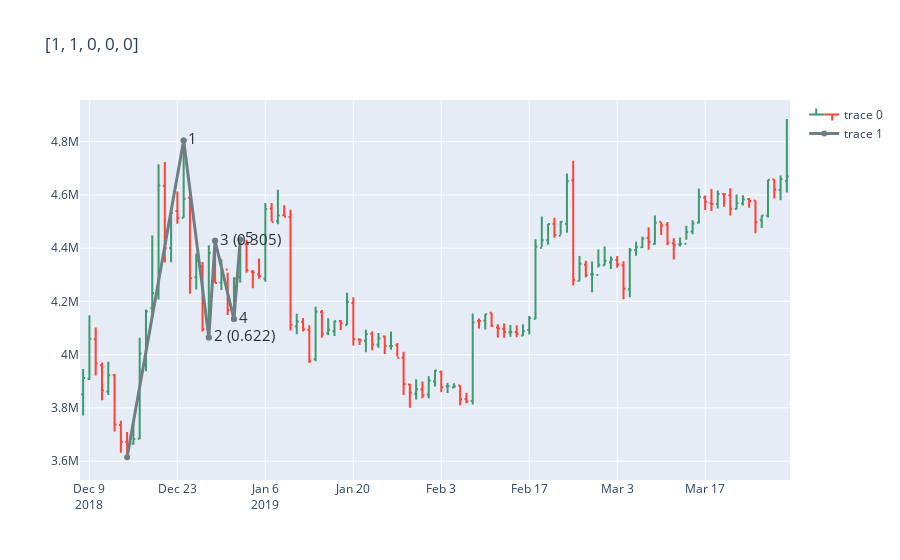
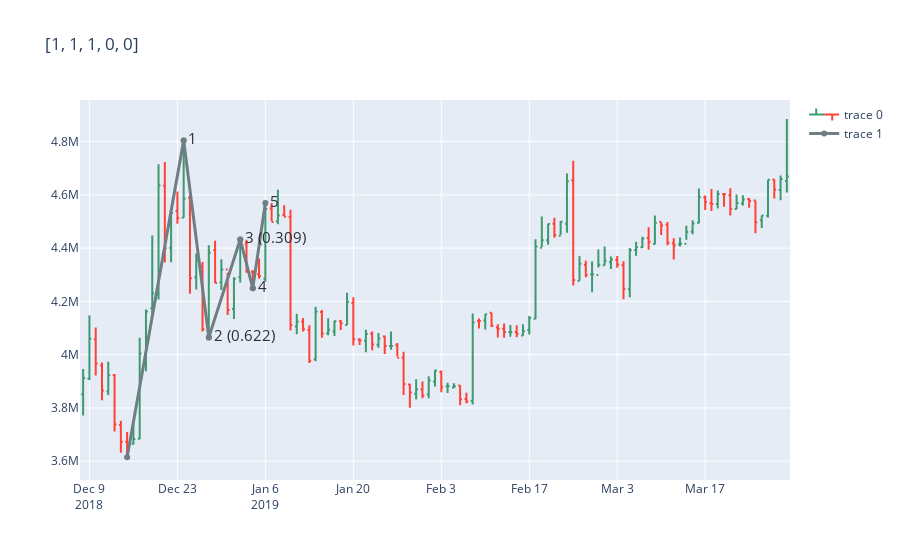
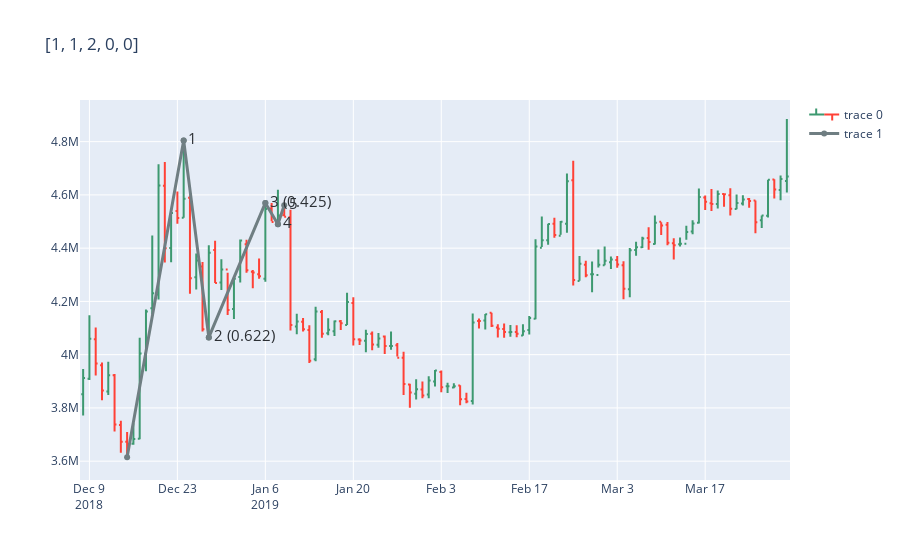
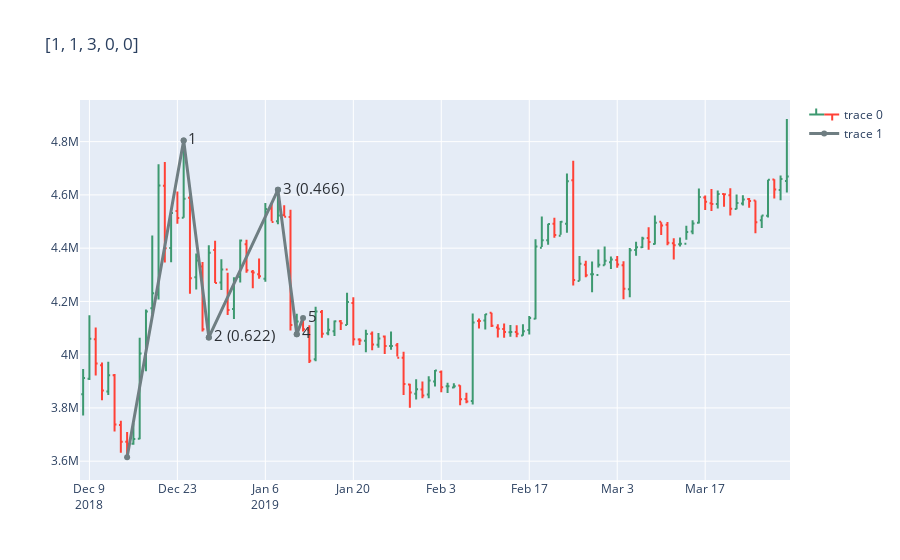

The notebook cell these images were saved under, in order:
### Code cell
from __future__ import annotations
import FinanceDataReader as fdr
from models.WavePattern import WavePattern
from models.WaveRules import Impulse, LeadingDiagonal, Correction, TDWave
from models.WaveAnalyzer import WaveAnalyzer
from models.WaveOptions import WaveOptionsGenerator5
from models.helpers import plot_pattern
import pandas as pd
import numpy as np


# df = pd.read_csv(r"data/btc-usd_1d.csv")
# df


df = fdr.DataReader('BTC/KRW', '2018-12-08',
                    '2019-03-31').reset_index()[['Date', 'Open', 'High', 'Low', 'Close']]

idx_start = np.argmin(np.array(list(df["Low"])))

wa = WaveAnalyzer(df=df, verbose=False)
wave_options_impulse = WaveOptionsGenerator5(
    up_to=15
)  # generates WaveOptions up to [15, 15, 15, 15, 15]

impulse = Impulse("impulse")
leading_diagonal = LeadingDiagonal("leading diagonal")
correction = Correction("correction")
tdwave = TDWave("TD Wave")
rules_to_check = [impulse, leading_diagonal, correction, tdwave]

print(f"Start at idx: {idx_start}")
print(f"will run up to {wave_options_impulse.number / 1e6}M combinations.")

# set up a set to store already found wave counts
# it can be the case, that 2 WaveOptions lead to the same WavePattern.
# This can be seen in a chart, where for example we try to skip more maxima as there are. In such a case
# e.g. [1,2,3,4,5] and [1,2,3,4,10] will lead to the same WavePattern (has same sub-wave structure, same begin / end,
# same high / low etc.
# If we find the same WavePattern, we skip and do not plot it

wavepatterns_up = set()

# loop over all combinations of wave options [i,j,k,l,m] for impulsive waves sorted from small, e.g.  [0,1,...] to
# large e.g. [3,2, ...]
for new_option_impulse in wave_options_impulse.options_sorted:
    waves_up = wa.find_impulsive_wave(
        idx_start=idx_start, wave_config=new_option_impulse.values
    )

    if waves_up:
        wavepattern_up = WavePattern(waves_up, verbose=True)

        for rule in rules_to_check:
            if wavepattern_up.check_rule(rule):
                if wavepattern_up in wavepatterns_up:
                    continue
                else:
                    wavepatterns_up.add(wavepattern_up)
                    print(f"{rule.name} found: {new_option_impulse.values}")
                    plot_pattern(
                        df=df,
                        wave_pattern=wavepattern_up,
                        title=str(new_option_impulse),
                    )
